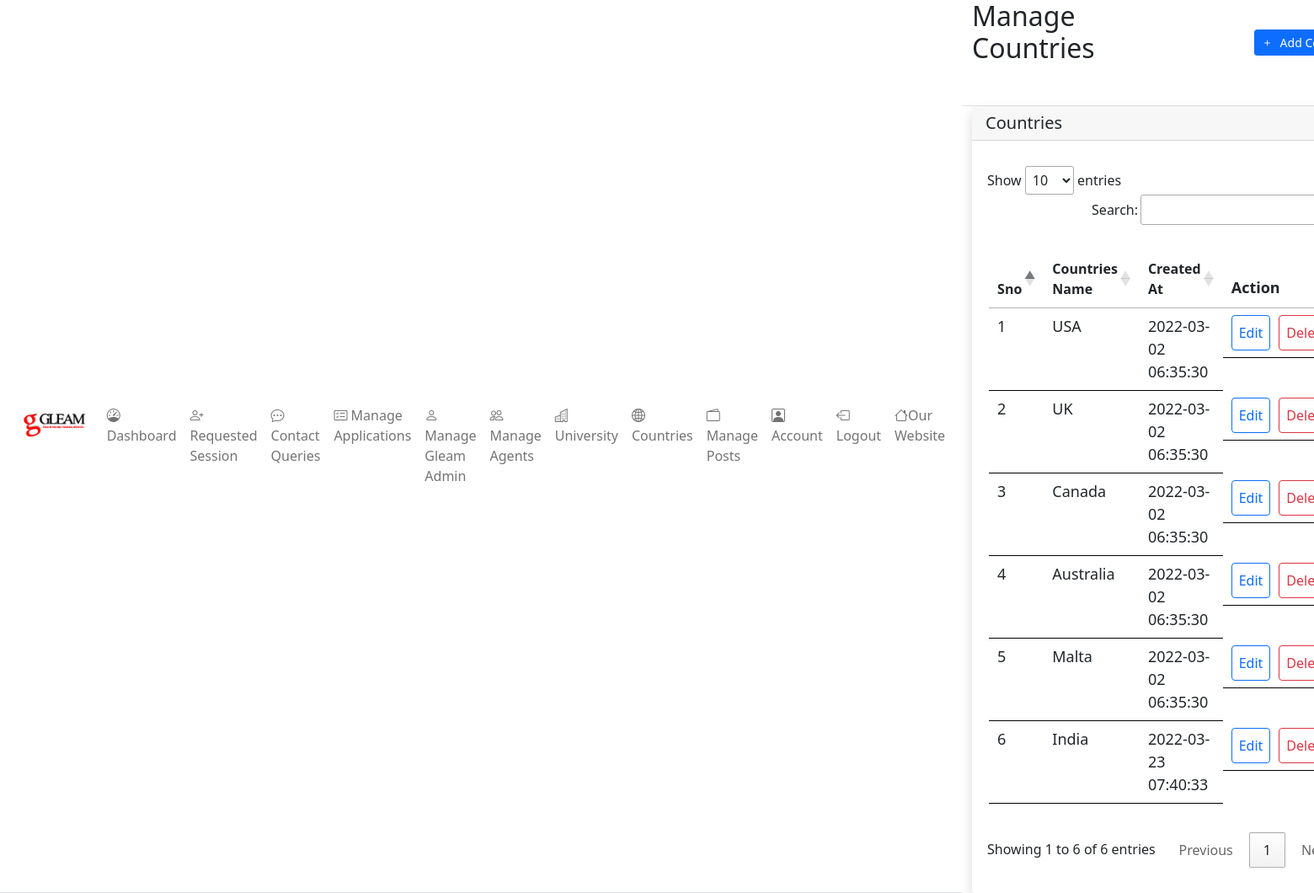
The app's page /admin/countries.php (signed in) with its own data.
### tables this page shows
CREATE TABLE `countries` (
  `id` int(11) NOT NULL,
  `country_name` text NOT NULL,
  `created_at` timestamp NOT NULL DEFAULT current_timestamp(),
  `updated_at` timestamp NULL DEFAULT NULL ON UPDATE current_timestamp(),
  `deleted_at` timestamp NULL DEFAULT NULL
);

### admin/countries.php (the view, shortened to what this page needs)
<?php
include("../../backend/config.php");
?>
<!DOCTYPE html>
<html lang="en">
<head>
<?php require('./admin_components/header_links.php'); ?>
</head>
<body>
    <div class="d-flex flex-column flex-lg-row h-lg-full bg-surface-secondary">
        <?php require('./admin_components/side_bar.php'); ?>
        <div class="h-screen flex-grow-1 overflow-y-lg-auto">
            <header class="bg-surface-primary border-bottom pt-6">
                <div class="container-fluid">
                    <div class="mb-npx">
                        <div class="row align-items-center">
                            <div class="col-sm-6 col-12 mb-4 mb-sm-0">
                                <h1 class="h2 mb-0 ls-tight mb-4">Manage Countries</h1>
                            </div>
                            <div class="col-sm-6 col-12 text-sm-end">
                                <div class="mx-n1">
                                    <a type="button" class="btn d-inline-flex btn-sm btn-primary mx-1"
                                    data-bs-toggle="modal" data-bs-target="#addCountry">
                                        <span class=" pe-2">
                                            <i class="bi bi-plus"></i>
                                        </span>
                                        <span>Add Country</span>
                                    </a>
                                </div>
                            </div>
                        </div>
                    </div>
                </div>
            </header>
            <main class="py-6 bg-surface-secondary">
                <div class="container-fluid">
                    <div class="card shadow border-0 mb-7">
                        <div class="card-header">
                            <h5 class="mb-0">Countries</h5>
                        </div>
                        <div class="table-responsive" style="padding: 30px 18px;">
                            <table class="table table-hover table-nowrap" id="myTable" style="border: 0px solid black !important; padding: 30px 2px;">
                                <thead class="thead-light">
                                    <tr>
                                        <th style="font-size: 16px;">Sno</th>
                                        <th style="font-size: 16px;">Countries Name</th>
                                        <th style="font-size: 16px;">Created At</th>
                                        <th style="font-size: 18px;">Action</th>
                                    </tr>
                                </thead>
                                <tbody >
                                    <?php
                                        $stmt="SELECT id,country_name,created_at FROM `countries` WHERE deleted_at IS NULL";
                                        $sql=mysqli_prepare($conn, $stmt);
                                        $result=mysqli_stmt_execute($sql);
                                        if ($result){
                                                $data= mysqli_stmt_get_result($sql);
                                                $sno=1;
                                                while ($row = mysqli_fetch_array($data)){
                                    ?>
                                    <tr>
                                        <td style="font-size: 18px;">
                                            <?php echo $sno;?>
                                        </td>
                                        <td style="font-size: 18px;">
                                            <?php echo $row["country_name"];?>
                                        </td>
                                        <td style="font-size: 18px;">
                                            <?php echo $row["created_at"];?>
                                        </td>
                                        <td style="font-size: 18px; display:flex;">
                                            <button type="button" class="btn btn-outline-primary p-2" style="margin-right:10px;"
                                            data-bs-toggle="modal" data-bs-target="#exampleModal<?php echo $row['id'];?>">
                                             Edit
                                            </button>
                                            <form action="../../backend/admin/country.php" onsubmit="return confirmForm()" method="post">
                                                <button type="submit" class="btn btn-outline-danger p-2">Delete</button>
                                            </form>
                                        </td>
                                    </tr>
                                    <?php
                                    $sno++;
                                    }
                                }
                                ?>
                                </tbody>
                            </table>
                        </div>
                    </div>
                </div>
            </main>
        </div>
    </div>
</body>
</html>

### records on screen
countries: country_name "USA", created_at "2022-03-02 06:35:30"
countries: country_name "UK", created_at "2022-03-02 06:35:30"
countries: country_name "Canada", created_at "2022-03-02 06:35:30"
countries: country_name "Australia", created_at "2022-03-02 06:35:30"
countries: country_name "Malta", created_at "2022-03-02 06:35:30"
countries: country_name "India", created_at "2022-03-23 07:40:33"
